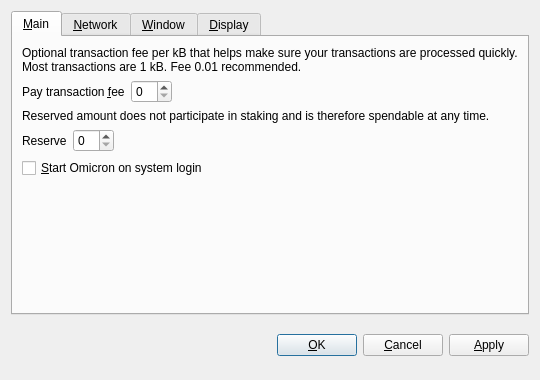
<?xml version="1.0" encoding="UTF-8"?>
<ui version="4.0">
 <class>OptionsDialog</class>
 <widget class="QDialog" name="OptionsDialog">
  <property name="geometry">
   <rect>
    <x>0</x>
    <y>0</y>
    <width>540</width>
    <height>380</height>
   </rect>
  </property>
  <property name="windowTitle">
   <string>Options</string>
  </property>
  <property name="modal">
   <bool>true</bool>
  </property>
  <layout class="QVBoxLayout" name="verticalLayout">
   <item>
    <widget class="QTabWidget" name="tabWidget">
     <property name="tabPosition">
      <enum>QTabWidget::North</enum>
     </property>
     <property name="currentIndex">
      <number>0</number>
     </property>
     <widget class="QWidget" name="tabMain">
      <attribute name="title">
       <string>&amp;Main</string>
      </attribute>
      <layout class="QVBoxLayout" name="verticalLayout_Main">
       <item>
        <widget class="QLabel" name="transactionFeeInfoLabel">
         <property name="text">
          <string>Optional transaction fee per kB that helps make sure your transactions are processed quickly. Most transactions are 1 kB. Fee 0.01 recommended.</string>
         </property>
         <property name="textFormat">
          <enum>Qt::PlainText</enum>
         </property>
         <property name="wordWrap">
          <bool>true</bool>
         </property>
        </widget>
       </item>
       <item>
        <layout class="QHBoxLayout" name="horizontalLayoutFee">
         <item>
          <widget class="QLabel" name="transactionFeeLabel">
           <property name="text">
            <string>Pay transaction &amp;fee</string>
           </property>
           <property name="textFormat">
            <enum>Qt::PlainText</enum>
           </property>
           <property name="buddy">
            <cstring>transactionFee</cstring>
           </property>
          </widget>
         </item>
         <item>
          <widget class="BitcoinAmountField" name="transactionFee"/>
         </item>
         <item>
          <spacer name="horizontalSpacerFee">
           <property name="orientation">
            <enum>Qt::Horizontal</enum>
           </property>
           <property name="sizeHint" stdset="0">
            <size>
             <width>40</width>
             <height>20</height>
            </size>
           </property>
          </spacer>
         </item>
        </layout>
       </item>
       <item>
        <widget class="QLabel" name="reserveBalanceInfoLabel">
         <property name="text">
          <string>Reserved amount does not participate in staking and is therefore spendable at any time.</string>
         </property>
         <property name="textFormat">
          <enum>Qt::PlainText</enum>
         </property>
         <property name="wordWrap">
          <bool>true</bool>
         </property>
        </widget>
       </item>
       <item>
        <layout class="QHBoxLayout" name="horizontalLayoutReserveBalance">
         <item>
          <widget class="QLabel" name="reserveBalanceLabel">
           <property name="text">
            <string>Reserve</string>
           </property>
           <property name="textFormat">
            <enum>Qt::PlainText</enum>
           </property>
           <property name="buddy">
            <cstring>reserveBalance</cstring>
           </property>
          </widget>
         </item>
         <item>
          <widget class="BitcoinAmountField" name="reserveBalance"/>
         </item>
         <item>
          <spacer name="horizontalSpacerReserveBalance">
           <property name="orientation">
            <enum>Qt::Horizontal</enum>
           </property>
           <property name="sizeHint" stdset="0">
            <size>
             <width>40</width>
             <height>20</height>
            </size>
           </property>
          </spacer>
         </item>
        </layout>
       </item>
       <item>
        <widget class="QCheckBox" name="bitcoinAtStartup">
         <property name="toolTip">
          <string>Automatically start Omicron after logging in to the system.</string>
         </property>
         <property name="text">
          <string>&amp;Start Omicron on system login</string>
         </property>
        </widget>
       </item>
       <item>
        <spacer name="verticalSpacer_Main">
         <property name="orientation">
          <enum>Qt::Vertical</enum>
         </property>
         <property name="sizeHint" stdset="0">
          <size>
           <width>20</width>
           <height>40</height>
          </size>
         </property>
        </spacer>
       </item>
      </layout>
     </widget>
     <widget class="QWidget" name="tabNetwork">
      <attribute name="title">
       <string>&amp;Network</string>
      </attribute>
      <layout class="QVBoxLayout" name="verticalLayout_Network">
       <item>
        <widget class="QCheckBox" name="mapPortUpnp">
         <property name="toolTip">
          <string>Automatically open the Omicron client port on the router. This only works when your router supports UPnP and it is enabled.</string>
         </property>
         <property name="text">
          <string>Map port using &amp;UPnP</string>
         </property>
        </widget>
       </item>
       <item>
        <widget class="QCheckBox" name="connectSocks">
         <property name="toolTip">
          <string>Connect to the Omicron network through a SOCKS proxy (e.g. when connecting through Tor).</string>
         </property>
         <property name="text">
          <string>&amp;Connect through SOCKS proxy:</string>
         </property>
        </widget>
       </item>
       <item>
        <layout class="QHBoxLayout" name="horizontalLayout_Network">
         <item>
          <widget class="QLabel" name="proxyIpLabel">
           <property name="text">
            <string>Proxy &amp;IP:</string>
           </property>
           <property name="textFormat">
            <enum>Qt::PlainText</enum>
           </property>
           <property name="buddy">
            <cstring>proxyIp</cstring>
           </property>
          </widget>
         </item>
         <item>
          <widget class="QValidatedLineEdit" name="proxyIp">
           <property name="maximumSize">
            <size>
             <width>140</width>
             <height>16777215</height>
            </size>
           </property>
           <property name="toolTip">
            <string>IP address of the proxy (e.g. 127.0.0.1)</string>
           </property>
          </widget>
         </item>
         <item>
          <widget class="QLabel" name="proxyPortLabel">
           <property name="text">
            <string>&amp;Port:</string>
           </property>
           <property name="textFormat">
            <enum>Qt::PlainText</enum>
           </property>
           <property name="buddy">
            <cstring>proxyPort</cstring>
           </property>
          </widget>
         </item>
         <item>
          <widget class="QLineEdit" name="proxyPort">
           <property name="maximumSize">
            <size>
             <width>55</width>
             <height>16777215</height>
            </size>
           </property>
           <property name="toolTip">
            <string>Port of the proxy (e.g. 9050)</string>
           </property>
          </widget>
         </item>
         <item>
          <widget class="QLabel" name="socksVersionLabel">
           <property name="text">
            <string>SOCKS &amp;Version:</string>
           </property>
           <property name="textFormat">
            <enum>Qt::PlainText</enum>
           </property>
           <property name="buddy">
            <cstring>socksVersion</cstring>
           </property>
          </widget>
         </item>
         <item>
          <widget class="QValueComboBox" name="socksVersion">
           <property name="toolTip">
            <string>SOCKS version of the proxy (e.g. 5)</string>
           </property>
          </widget>
         </item>
         <item>
          <spacer name="horizontalSpacer_Network">
           <property name="orientation">
            <enum>Qt::Horizontal</enum>
           </property>
           <property name="sizeHint" stdset="0">
            <size>
             <width>40</width>
             <height>20</height>
            </size>
           </property>
          </spacer>
         </item>
        </layout>
       </item>
       <item>
        <spacer name="verticalSpacer_Network">
         <property name="orientation">
          <enum>Qt::Vertical</enum>
         </property>
         <property name="sizeHint" stdset="0">
          <size>
           <width>20</width>
           <height>40</height>
          </size>
         </property>
        </spacer>
       </item>
      </layout>
     </widget>
     <widget class="QWidget" name="tabWindow">
      <attribute name="title">
       <string>&amp;Window</string>
      </attribute>
      <layout class="QVBoxLayout" name="verticalLayout_Window">
       <item>
        <widget class="QCheckBox" name="minimizeToTray">
         <property name="toolTip">
          <string>Show only a tray icon after minimizing the window.</string>
         </property>
         <property name="text">
          <string>&amp;Minimize to the tray instead of the taskbar</string>
         </property>
        </widget>
       </item>
       <item>
        <widget class="QCheckBox" name="minimizeOnClose">
         <property name="toolTip">
          <string>Minimize instead of exit the application when the window is closed. When this option is enabled, the application will be closed only after selecting Quit in the menu.</string>
         </property>
         <property name="text">
          <string>M&amp;inimize on close</string>
         </property>
        </widget>
       </item>
       <item>
        <spacer name="verticalSpacer_Window">
         <property name="orientation">
          <enum>Qt::Vertical</enum>
         </property>
         <property name="sizeHint" stdset="0">
          <size>
           <width>20</width>
           <height>40</height>
          </size>
         </property>
        </spacer>
       </item>
      </layout>
     </widget>
     <widget class="QWidget" name="tabDisplay">
      <attribute name="title">
       <string>&amp;Display</string>
      </attribute>
      <layout class="QVBoxLayout" name="verticalLayout_Display">
       <item>
        <layout class="QHBoxLayout" name="horizontalLayout_1_Display">
         <item>
          <widget class="QLabel" name="langLabel">
           <property name="text">
            <string>User Interface &amp;language:</string>
           </property>
           <property name="textFormat">
            <enum>Qt::PlainText</enum>
           </property>
           <property name="buddy">
            <cstring>lang</cstring>
           </property>
          </widget>
         </item>
         <item>
          <widget class="QValueComboBox" name="lang">
           <property name="toolTip">
            <string>The user interface language can be set here. This setting will take effect after restarting Omicron.</string>
           </property>
          </widget>
         </item>
        </layout>
       </item>
       <item>
        <layout class="QHBoxLayout" name="horizontalLayout_2_Display">
         <item>
          <widget class="QLabel" name="unitLabel">
           <property name="text">
            <string>&amp;Unit to show amounts in:</string>
           </property>
           <property name="textFormat">
            <enum>Qt::PlainText</enum>
           </property>
           <property name="buddy">
            <cstring>unit</cstring>
           </property>
          </widget>
         </item>
         <item>
          <widget class="QValueComboBox" name="unit">
           <property name="toolTip">
            <string>Choose the default subdivision unit to show in the interface and when sending coins.</string>
           </property>
          </widget>
         </item>
        </layout>
       </item>
       <item>
        <widget class="QCheckBox" name="displayAddresses">
         <property name="toolTip">
          <string>Whether to show Omicron addresses in the transaction list or not.</string>
         </property>
         <property name="text">
          <string>&amp;Display addresses in transaction list</string>
         </property>
        </widget>
       </item>
       <item>
        <widget class="QCheckBox" name="coinControlFeatures">
         <property name="toolTip">
          <string>Whether to show coin control features or not.</string>
         </property>
         <property name="text">
          <string>Display coin &amp;control features (experts only!)</string>
         </property>
        </widget>
       </item>
       <item>
        <spacer name="verticalSpacer_Display">
         <property name="orientation">
          <enum>Qt::Vertical</enum>
         </property>
         <property name="sizeHint" stdset="0">
          <size>
           <width>20</width>
           <height>40</height>
          </size>
         </property>
        </spacer>
       </item>
      </layout>
     </widget>
    </widget>
   </item>
   <item>
    <layout class="QHBoxLayout" name="horizontalLayout_Buttons">
     <item>
      <spacer name="horizontalSpacer_1">
       <property name="orientation">
        <enum>Qt::Horizontal</enum>
       </property>
       <property name="sizeHint" stdset="0">
        <size>
         <width>40</width>
         <height>48</height>
        </size>
       </property>
      </spacer>
     </item>
     <item>
      <widget class="QLabel" name="statusLabel">
       <property name="font">
        <font>
         <weight>75</weight>
         <bold>true</bold>
        </font>
       </property>
       <property name="text">
        <string/>
       </property>
       <property name="textFormat">
        <enum>Qt::PlainText</enum>
       </property>
       <property name="wordWrap">
        <bool>true</bool>
       </property>
      </widget>
     </item>
     <item>
      <spacer name="horizontalSpacer_2">
       <property name="orientation">
        <enum>Qt::Horizontal</enum>
       </property>
       <property name="sizeHint" stdset="0">
        <size>
         <width>40</width>
         <height>48</height>
        </size>
       </property>
      </spacer>
     </item>
     <item>
      <widget class="QPushButton" name="okButton">
       <property name="text">
        <string>&amp;OK</string>
       </property>
      </widget>
     </item>
     <item>
      <widget class="QPushButton" name="cancelButton">
       <property name="text">
        <string>&amp;Cancel</string>
       </property>
       <property name="autoDefault">
        <bool>false</bool>
       </property>
      </widget>
     </item>
     <item>
      <widget class="QPushButton" name="applyButton">
       <property name="text">
        <string>&amp;Apply</string>
       </property>
       <property name="autoDefault">
        <bool>false</bool>
       </property>
      </widget>
     </item>
    </layout>
   </item>
  </layout>
 </widget>
 <customwidgets>
  <customwidget>
   <class>BitcoinAmountField</class>
   <extends>QSpinBox</extends>
   <header>bitcoinamountfield.h</header>
  </customwidget>
  <customwidget>
   <class>QValueComboBox</class>
   <extends>QComboBox</extends>
   <header>qvaluecombobox.h</header>
  </customwidget>
  <customwidget>
   <class>QValidatedLineEdit</class>
   <extends>QLineEdit</extends>
   <header>qvalidatedlineedit.h</header>
  </customwidget>
 </customwidgets>
 <resources/>
 <connections/>
</ui>
